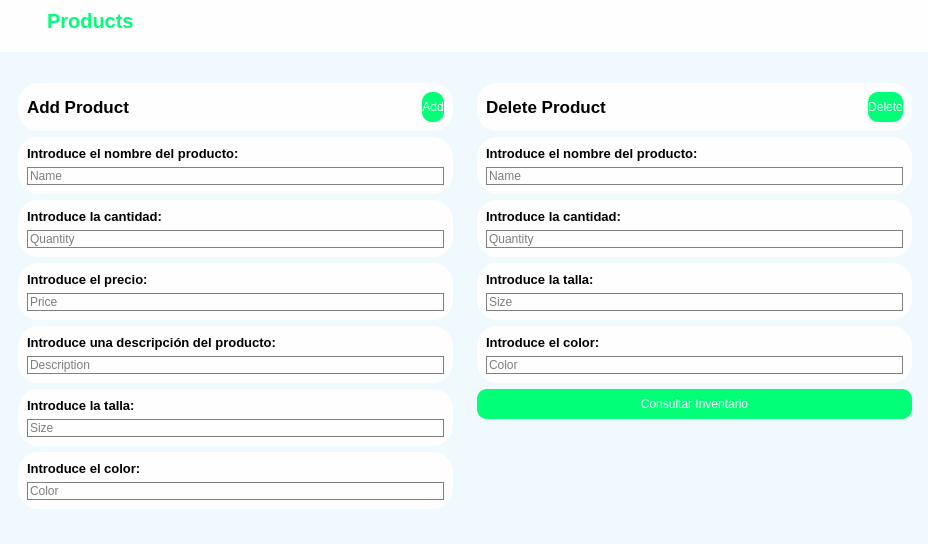
<?xml version="1.0" encoding="UTF-8"?>
<ui version="4.0">
 <class>addproducto</class>
 <widget class="QDialog" name="addproducto">
  <property name="geometry">
   <rect>
    <x>0</x>
    <y>0</y>
    <width>928</width>
    <height>544</height>
   </rect>
  </property>
  <property name="windowTitle">
   <string>Dialog</string>
  </property>
  <property name="styleSheet">
   <string notr="true">*{
color: #000;
border: none;
}
#addproducto{
background-color: #eff9fe;
}

#leftMenu{
background-color: rgb(1, 176, 83);

}
QLineEdit, QTextEdit{
background:transparent;
border: 0.5px solid grey;


}

#searchFrame{
border-radius: 10px;
border: 2px solid #01ff78;
}
#appHeader{
color:  #01ff78;
}
#card1, #card2, #card3,#card4 {
background-color: #fefeff;
border-radius: 20px;
}
#pushButton, #pushButton_7, #pushButton_9{
background-color: #01ff78;
	color: #fff;
border-radius: 10px;
}
#profileCont{
background-color: #fefeff;
border-radius: 20px;
}
#headerFrame{
background-color: #fefeff;
}
#pushButton_3{
background-color: #fefeff;
padding: 10px 5px;
text-align:left;
border-top-left-radius: 20px
}
#pushButton_4, #pushButton_5, #pushButton_6{
padding: 10px 5px;
text-align:left;

}
#frame_5, #frame, #frame_2, #frame_4 , #frame_3,  #frame_6,  #frame_7, #frame_20, #frame_21, #frame_22, #frame_23, #frame_24, #frame_25, #frame_19{
background-color: #fefeff;
border-radius: 20px;
}</string>
  </property>
  <widget class="QWidget" name="leftMenu" native="true">
   <property name="enabled">
    <bool>true</bool>
   </property>
   <property name="geometry">
    <rect>
     <x>1031</x>
     <y>0</y>
     <width>220</width>
     <height>549</height>
    </rect>
   </property>
   <layout class="QVBoxLayout" name="verticalLayout_8">
    <property name="spacing">
     <number>0</number>
    </property>
    <property name="sizeConstraint">
     <enum>QLayout::SetDefaultConstraint</enum>
    </property>
    <property name="leftMargin">
     <number>15</number>
    </property>
    <property name="topMargin">
     <number>0</number>
    </property>
    <property name="rightMargin">
     <number>0</number>
    </property>
    <property name="bottomMargin">
     <number>0</number>
    </property>
    <item>
     <widget class="QFrame" name="frame_10">
      <property name="sizePolicy">
       <sizepolicy hsizetype="Preferred" vsizetype="Minimum">
        <horstretch>0</horstretch>
        <verstretch>0</verstretch>
       </sizepolicy>
      </property>
      <property name="frameShape">
       <enum>QFrame::StyledPanel</enum>
      </property>
      <property name="frameShadow">
       <enum>QFrame::Raised</enum>
      </property>
      <layout class="QVBoxLayout" name="verticalLayout_9">
       <property name="spacing">
        <number>0</number>
       </property>
       <property name="leftMargin">
        <number>0</number>
       </property>
       <property name="topMargin">
        <number>0</number>
       </property>
       <property name="rightMargin">
        <number>0</number>
       </property>
       <property name="bottomMargin">
        <number>0</number>
       </property>
       <item alignment="Qt::AlignTop">
        <widget class="QLabel" name="label_28">
         <property name="font">
          <font>
           <pointsize>15</pointsize>
           <bold>true</bold>
          </font>
         </property>
         <property name="text">
          <string>Learn Programming</string>
         </property>
        </widget>
       </item>
       <item>
        <widget class="QFrame" name="frame_9">
         <property name="sizePolicy">
          <sizepolicy hsizetype="Preferred" vsizetype="Expanding">
           <horstretch>0</horstretch>
           <verstretch>0</verstretch>
          </sizepolicy>
         </property>
         <property name="frameShape">
          <enum>QFrame::StyledPanel</enum>
         </property>
         <property name="frameShadow">
          <enum>QFrame::Raised</enum>
         </property>
         <layout class="QVBoxLayout" name="verticalLayout_11">
          <property name="spacing">
           <number>0</number>
          </property>
          <property name="leftMargin">
           <number>0</number>
          </property>
          <property name="topMargin">
           <number>0</number>
          </property>
          <property name="rightMargin">
           <number>0</number>
          </property>
          <property name="bottomMargin">
           <number>0</number>
          </property>
          <item alignment="Qt::AlignTop">
           <widget class="QFrame" name="frame_11">
            <property name="sizePolicy">
             <sizepolicy hsizetype="Preferred" vsizetype="Preferred">
              <horstretch>0</horstretch>
              <verstretch>0</verstretch>
             </sizepolicy>
            </property>
            <property name="frameShape">
             <enum>QFrame::StyledPanel</enum>
            </property>
            <property name="frameShadow">
             <enum>QFrame::Raised</enum>
            </property>
            <layout class="QVBoxLayout" name="verticalLayout_10">
             <property name="spacing">
              <number>10</number>
             </property>
             <property name="leftMargin">
              <number>0</number>
             </property>
             <property name="topMargin">
              <number>0</number>
             </property>
             <property name="rightMargin">
              <number>0</number>
             </property>
             <property name="bottomMargin">
              <number>0</number>
             </property>
             <item>
              <widget class="QPushButton" name="pushButton_4">
               <property name="text">
                <string>Home</string>
               </property>
               <property name="icon">
                <iconset resource="../../Recursos.qrc">
                 <normaloff>:/whiteicons/icons/whiteicons/home.svg</normaloff>:/whiteicons/icons/whiteicons/home.svg</iconset>
               </property>
               <property name="iconSize">
                <size>
                 <width>24</width>
                 <height>24</height>
                </size>
               </property>
              </widget>
             </item>
             <item>
              <widget class="QPushButton" name="pushButton_3">
               <property name="text">
                <string>Products</string>
               </property>
               <property name="icon">
                <iconset resource="../../Recursos.qrc">
                 <normaloff>:/greenicons/icons/greenicons/grid.svg</normaloff>:/greenicons/icons/greenicons/grid.svg</iconset>
               </property>
               <property name="iconSize">
                <size>
                 <width>24</width>
                 <height>24</height>
                </size>
               </property>
              </widget>
             </item>
             <item>
              <widget class="QPushButton" name="pushButton_6">
               <property name="text">
                <string>Events</string>
               </property>
               <property name="icon">
                <iconset resource="../../Recursos.qrc">
                 <normaloff>:/whiteicons/icons/whiteicons/calendar.svg</normaloff>:/whiteicons/icons/whiteicons/calendar.svg</iconset>
               </property>
               <property name="iconSize">
                <size>
                 <width>24</width>
                 <height>24</height>
                </size>
               </property>
              </widget>
             </item>
             <item>
              <widget class="QPushButton" name="pushButton_5">
               <property name="text">
                <string>Clients</string>
               </property>
               <property name="icon">
                <iconset resource="../../Recursos.qrc">
                 <normaloff>:/whiteicons/icons/whiteicons/users.svg</normaloff>:/whiteicons/icons/whiteicons/users.svg</iconset>
               </property>
               <property name="iconSize">
                <size>
                 <width>24</width>
                 <height>24</height>
                </size>
               </property>
              </widget>
             </item>
            </layout>
           </widget>
          </item>
         </layout>
        </widget>
       </item>
      </layout>
     </widget>
    </item>
   </layout>
  </widget>
  <widget class="QWidget" name="mainBody" native="true">
   <property name="geometry">
    <rect>
     <x>0</x>
     <y>0</y>
     <width>930</width>
     <height>540</height>
    </rect>
   </property>
   <layout class="QVBoxLayout" name="verticalLayout">
    <property name="spacing">
     <number>13</number>
    </property>
    <property name="leftMargin">
     <number>0</number>
    </property>
    <property name="topMargin">
     <number>0</number>
    </property>
    <property name="rightMargin">
     <number>0</number>
    </property>
    <property name="bottomMargin">
     <number>0</number>
    </property>
    <item alignment="Qt::AlignTop">
     <widget class="QWidget" name="headerFrame" native="true">
      <layout class="QHBoxLayout" name="horizontalLayout">
       <property name="spacing">
        <number>0</number>
       </property>
       <property name="leftMargin">
        <number>0</number>
       </property>
       <property name="topMargin">
        <number>0</number>
       </property>
       <property name="rightMargin">
        <number>0</number>
       </property>
       <property name="bottomMargin">
        <number>10</number>
       </property>
       <item alignment="Qt::AlignLeft">
        <widget class="QWidget" name="widget" native="true">
         <layout class="QHBoxLayout" name="horizontalLayout_5">
          <item>
           <widget class="QPushButton" name="menuBtn">
            <property name="text">
             <string/>
            </property>
            <property name="icon">
             <iconset resource="../../Recursos.qrc">
              <normaloff>:/greenicons/icons/greenicons/menu.svg</normaloff>:/greenicons/icons/greenicons/menu.svg</iconset>
            </property>
           </widget>
          </item>
          <item>
           <widget class="QLabel" name="appHeader">
            <property name="font">
             <font>
              <pointsize>15</pointsize>
              <bold>true</bold>
             </font>
            </property>
            <property name="text">
             <string>Products</string>
            </property>
           </widget>
          </item>
         </layout>
        </widget>
       </item>
       <item alignment="Qt::AlignRight">
        <widget class="QWidget" name="widget_3" native="true">
         <layout class="QHBoxLayout" name="horizontalLayout_4">
          <property name="spacing">
           <number>0</number>
          </property>
          <property name="leftMargin">
           <number>0</number>
          </property>
          <property name="topMargin">
           <number>0</number>
          </property>
          <property name="rightMargin">
           <number>0</number>
          </property>
          <property name="bottomMargin">
           <number>0</number>
          </property>
          <item>
           <widget class="QPushButton" name="accountBtn">
            <property name="text">
             <string/>
            </property>
            <property name="icon">
             <iconset resource="../../Recursos.qrc">
              <normaloff>:/greenicons/icons/greenicons/user.svg</normaloff>:/greenicons/icons/greenicons/user.svg</iconset>
            </property>
            <property name="iconSize">
             <size>
              <width>32</width>
              <height>32</height>
             </size>
            </property>
           </widget>
          </item>
         </layout>
        </widget>
       </item>
      </layout>
     </widget>
    </item>
    <item>
     <widget class="QWidget" name="mainFrame" native="true">
      <property name="sizePolicy">
       <sizepolicy hsizetype="Preferred" vsizetype="Expanding">
        <horstretch>0</horstretch>
        <verstretch>0</verstretch>
       </sizepolicy>
      </property>
      <layout class="QHBoxLayout" name="horizontalLayout_11">
       <item alignment="Qt::AlignTop">
        <widget class="QWidget" name="widget_4" native="true">
         <layout class="QVBoxLayout" name="verticalLayout_6">
          <item alignment="Qt::AlignTop">
           <widget class="QFrame" name="frame_5">
            <property name="frameShape">
             <enum>QFrame::StyledPanel</enum>
            </property>
            <property name="frameShadow">
             <enum>QFrame::Raised</enum>
            </property>
            <layout class="QHBoxLayout" name="horizontalLayout_12">
             <item alignment="Qt::AlignLeft">
              <widget class="QLabel" name="label_14">
               <property name="font">
                <font>
                 <pointsize>13</pointsize>
                 <bold>true</bold>
                </font>
               </property>
               <property name="text">
                <string>Add Product</string>
               </property>
              </widget>
             </item>
             <item alignment="Qt::AlignRight">
              <widget class="QPushButton" name="pushButton">
               <property name="minimumSize">
                <size>
                 <width>0</width>
                 <height>30</height>
                </size>
               </property>
               <property name="text">
                <string>Add</string>
               </property>
               <property name="icon">
                <iconset resource="../../Recursos.qrc">
                 <normaloff>:/whiteicons/icons/whiteicons/arrow-right.svg</normaloff>:/whiteicons/icons/whiteicons/arrow-right.svg</iconset>
               </property>
               <property name="iconSize">
                <size>
                 <width>24</width>
                 <height>24</height>
                </size>
               </property>
              </widget>
             </item>
            </layout>
           </widget>
          </item>
          <item>
           <layout class="QVBoxLayout" name="verticalLayout_2">
            <item>
             <widget class="QFrame" name="frame_6">
              <property name="frameShape">
               <enum>QFrame::StyledPanel</enum>
              </property>
              <property name="frameShadow">
               <enum>QFrame::Raised</enum>
              </property>
              <layout class="QVBoxLayout" name="verticalLayout_18">
               <item>
                <widget class="QLabel" name="label_9">
                 <property name="font">
                  <font>
                   <pointsize>10</pointsize>
                   <bold>true</bold>
                  </font>
                 </property>
                 <property name="text">
                  <string>Introduce el nombre del producto:</string>
                 </property>
                </widget>
               </item>
               <item>
                <widget class="QLineEdit" name="lineEdit_10">
                 <property name="sizePolicy">
                  <sizepolicy hsizetype="Expanding" vsizetype="Preferred">
                   <horstretch>0</horstretch>
                   <verstretch>0</verstretch>
                  </sizepolicy>
                 </property>
                 <property name="placeholderText">
                  <string>Name</string>
                 </property>
                </widget>
               </item>
              </layout>
             </widget>
            </item>
            <item>
             <widget class="QFrame" name="frame_7">
              <property name="frameShape">
               <enum>QFrame::StyledPanel</enum>
              </property>
              <property name="frameShadow">
               <enum>QFrame::Raised</enum>
              </property>
              <layout class="QVBoxLayout" name="verticalLayout_19">
               <item>
                <widget class="QLabel" name="label_10">
                 <property name="font">
                  <font>
                   <pointsize>10</pointsize>
                   <bold>true</bold>
                  </font>
                 </property>
                 <property name="text">
                  <string>Introduce la cantidad:</string>
                 </property>
                </widget>
               </item>
               <item>
                <widget class="QLineEdit" name="lineEdit_11">
                 <property name="placeholderText">
                  <string>Quantity</string>
                 </property>
                </widget>
               </item>
              </layout>
             </widget>
            </item>
            <item>
             <widget class="QFrame" name="frame_4">
              <property name="frameShape">
               <enum>QFrame::StyledPanel</enum>
              </property>
              <property name="frameShadow">
               <enum>QFrame::Raised</enum>
              </property>
              <layout class="QVBoxLayout" name="verticalLayout_17">
               <item>
                <widget class="QLabel" name="label_7">
                 <property name="font">
                  <font>
                   <pointsize>10</pointsize>
                   <bold>true</bold>
                  </font>
                 </property>
                 <property name="text">
                  <string>Introduce el precio:</string>
                 </property>
                </widget>
               </item>
               <item>
                <widget class="QLineEdit" name="lineEdit_7">
                 <property name="placeholderText">
                  <string>Price</string>
                 </property>
                </widget>
               </item>
              </layout>
             </widget>
            </item>
            <item>
             <widget class="QFrame" name="frame_3">
              <property name="frameShape">
               <enum>QFrame::StyledPanel</enum>
              </property>
              <property name="frameShadow">
               <enum>QFrame::Raised</enum>
              </property>
              <layout class="QVBoxLayout" name="verticalLayout_7">
               <item>
                <widget class="QLabel" name="label_3">
                 <property name="font">
                  <font>
                   <pointsize>10</pointsize>
                   <bold>true</bold>
                  </font>
                 </property>
                 <property name="text">
                  <string>Introduce una descripción del producto: </string>
                 </property>
                </widget>
               </item>
               <item>
                <widget class="QLineEdit" name="lineEdit_12">
                 <property name="placeholderText">
                  <string>Description</string>
                 </property>
                </widget>
               </item>
              </layout>
             </widget>
            </item>
            <item>
             <widget class="QFrame" name="frame_2">
              <property name="frameShape">
               <enum>QFrame::StyledPanel</enum>
              </property>
              <property name="frameShadow">
               <enum>QFrame::Raised</enum>
              </property>
              <layout class="QVBoxLayout" name="verticalLayout_5">
               <item>
                <widget class="QLabel" name="label_8">
                 <property name="font">
                  <font>
                   <pointsize>10</pointsize>
                   <bold>true</bold>
                  </font>
                 </property>
                 <property name="text">
                  <string>Introduce la talla:</string>
                 </property>
                </widget>
               </item>
               <item>
                <widget class="QLineEdit" name="lineEdit_9">
                 <property name="placeholderText">
                  <string>Size</string>
                 </property>
                </widget>
               </item>
              </layout>
             </widget>
            </item>
            <item>
             <widget class="QFrame" name="frame">
              <property name="frameShape">
               <enum>QFrame::StyledPanel</enum>
              </property>
              <property name="frameShadow">
               <enum>QFrame::Raised</enum>
              </property>
              <layout class="QVBoxLayout" name="verticalLayout_3">
               <item>
                <widget class="QLabel" name="label">
                 <property name="font">
                  <font>
                   <pointsize>10</pointsize>
                   <bold>true</bold>
                  </font>
                 </property>
                 <property name="text">
                  <string>Introduce el color:</string>
                 </property>
                </widget>
               </item>
               <item>
                <widget class="QLineEdit" name="lineEdit_2">
                 <property name="maximumSize">
                  <size>
                   <width>874</width>
                   <height>16777215</height>
                  </size>
                 </property>
                 <property name="placeholderText">
                  <string>Color</string>
                 </property>
                </widget>
               </item>
              </layout>
             </widget>
            </item>
           </layout>
          </item>
         </layout>
        </widget>
       </item>
       <item alignment="Qt::AlignTop">
        <widget class="QWidget" name="widget_5" native="true">
         <layout class="QVBoxLayout" name="verticalLayout_28">
          <item alignment="Qt::AlignTop">
           <widget class="QFrame" name="frame_19">
            <property name="frameShape">
             <enum>QFrame::StyledPanel</enum>
            </property>
            <property name="frameShadow">
             <enum>QFrame::Raised</enum>
            </property>
            <layout class="QHBoxLayout" name="horizontalLayout_14">
             <item alignment="Qt::AlignLeft">
              <widget class="QLabel" name="label_19">
               <property name="font">
                <font>
                 <pointsize>13</pointsize>
                 <bold>true</bold>
                </font>
               </property>
               <property name="text">
                <string>Delete Product</string>
               </property>
              </widget>
             </item>
             <item alignment="Qt::AlignRight">
              <widget class="QPushButton" name="pushButton_7">
               <property name="minimumSize">
                <size>
                 <width>0</width>
                 <height>30</height>
                </size>
               </property>
               <property name="text">
                <string>Delete</string>
               </property>
               <property name="icon">
                <iconset resource="../../Recursos.qrc">
                 <normaloff>:/whiteicons/icons/whiteicons/arrow-right.svg</normaloff>:/whiteicons/icons/whiteicons/arrow-right.svg</iconset>
               </property>
               <property name="iconSize">
                <size>
                 <width>24</width>
                 <height>24</height>
                </size>
               </property>
              </widget>
             </item>
            </layout>
           </widget>
          </item>
          <item>
           <layout class="QVBoxLayout" name="verticalLayout_29">
            <item>
             <widget class="QFrame" name="frame_20">
              <property name="frameShape">
               <enum>QFrame::StyledPanel</enum>
              </property>
              <property name="frameShadow">
               <enum>QFrame::Raised</enum>
              </property>
              <layout class="QVBoxLayout" name="verticalLayout_30">
               <item>
                <widget class="QLabel" name="label_20">
                 <property name="font">
                  <font>
                   <pointsize>10</pointsize>
                   <bold>true</bold>
                  </font>
                 </property>
                 <property name="text">
                  <string>Introduce el nombre del producto:</string>
                 </property>
                </widget>
               </item>
               <item>
                <widget class="QLineEdit" name="lineEdit_18">
                 <property name="sizePolicy">
                  <sizepolicy hsizetype="Expanding" vsizetype="Preferred">
                   <horstretch>0</horstretch>
                   <verstretch>0</verstretch>
                  </sizepolicy>
                 </property>
                 <property name="placeholderText">
                  <string>Name</string>
                 </property>
                </widget>
               </item>
              </layout>
             </widget>
            </item>
            <item>
             <widget class="QFrame" name="frame_21">
              <property name="frameShape">
               <enum>QFrame::StyledPanel</enum>
              </property>
              <property name="frameShadow">
               <enum>QFrame::Raised</enum>
              </property>
              <layout class="QVBoxLayout" name="verticalLayout_31">
               <item>
                <widget class="QLabel" name="label_21">
                 <property name="font">
                  <font>
                   <pointsize>10</pointsize>
                   <bold>true</bold>
                  </font>
                 </property>
                 <property name="text">
                  <string>Introduce la cantidad:</string>
                 </property>
                </widget>
               </item>
               <item>
                <widget class="QLineEdit" name="lineEdit_19">
                 <property name="placeholderText">
                  <string>Quantity</string>
                 </property>
                </widget>
               </item>
              </layout>
             </widget>
            </item>
            <item>
             <widget class="QFrame" name="frame_24">
              <property name="frameShape">
               <enum>QFrame::StyledPanel</enum>
              </property>
              <property name="frameShadow">
               <enum>QFrame::Raised</enum>
              </property>
              <layout class="QVBoxLayout" name="verticalLayout_34">
               <item>
                <widget class="QLabel" name="label_24">
                 <property name="font">
                  <font>
                   <pointsize>10</pointsize>
                   <bold>true</bold>
                  </font>
                 </property>
                 <property name="text">
                  <string>Introduce la talla:</string>
                 </property>
                </widget>
               </item>
               <item>
                <widget class="QLineEdit" name="lineEdit_22">
                 <property name="placeholderText">
                  <string>Size</string>
                 </property>
                </widget>
               </item>
              </layout>
             </widget>
            </item>
            <item>
             <widget class="QFrame" name="frame_25">
              <property name="frameShape">
               <enum>QFrame::StyledPanel</enum>
              </property>
              <property name="frameShadow">
               <enum>QFrame::Raised</enum>
              </property>
              <layout class="QVBoxLayout" name="verticalLayout_35">
               <item>
                <widget class="QLabel" name="label_25">
                 <property name="font">
                  <font>
                   <pointsize>10</pointsize>
                   <bold>true</bold>
                  </font>
                 </property>
                 <property name="text">
                  <string>Introduce el color:</string>
                 </property>
                </widget>
               </item>
               <item>
                <widget class="QLineEdit" name="lineEdit_23">
                 <property name="maximumSize">
                  <size>
                   <width>874</width>
                   <height>16777215</height>
                  </size>
                 </property>
                 <property name="placeholderText">
                  <string>Color</string>
                 </property>
                </widget>
               </item>
              </layout>
             </widget>
            </item>
           </layout>
          </item>
          <item>
           <widget class="QPushButton" name="pushButton_9">
            <property name="minimumSize">
             <size>
              <width>0</width>
              <height>30</height>
             </size>
            </property>
            <property name="text">
             <string>Consultar Inventario</string>
            </property>
            <property name="icon">
             <iconset resource="../../Recursos.qrc">
              <normaloff>:/whiteicons/icons/whiteicons/database.svg</normaloff>:/whiteicons/icons/whiteicons/database.svg</iconset>
            </property>
            <property name="iconSize">
             <size>
              <width>24</width>
              <height>24</height>
             </size>
            </property>
           </widget>
          </item>
         </layout>
        </widget>
       </item>
      </layout>
     </widget>
    </item>
   </layout>
  </widget>
  <widget class="QWidget" name="profileCont" native="true">
   <property name="geometry">
    <rect>
     <x>930</x>
     <y>0</y>
     <width>100</width>
     <height>147</height>
    </rect>
   </property>
   <property name="maximumSize">
    <size>
     <width>100</width>
     <height>16777215</height>
    </size>
   </property>
   <layout class="QVBoxLayout" name="verticalLayout_12">
    <property name="spacing">
     <number>0</number>
    </property>
    <property name="leftMargin">
     <number>0</number>
    </property>
    <property name="topMargin">
     <number>0</number>
    </property>
    <property name="rightMargin">
     <number>0</number>
    </property>
    <property name="bottomMargin">
     <number>0</number>
    </property>
    <item alignment="Qt::AlignTop">
     <widget class="QFrame" name="frame_12">
      <property name="frameShape">
       <enum>QFrame::StyledPanel</enum>
      </property>
      <property name="frameShadow">
       <enum>QFrame::Raised</enum>
      </property>
      <layout class="QVBoxLayout" name="verticalLayout_13">
       <property name="spacing">
        <number>6</number>
       </property>
       <property name="leftMargin">
        <number>0</number>
       </property>
       <property name="topMargin">
        <number>0</number>
       </property>
       <property name="rightMargin">
        <number>0</number>
       </property>
       <property name="bottomMargin">
        <number>0</number>
       </property>
       <item alignment="Qt::AlignTop">
        <widget class="QLabel" name="label_29">
         <property name="font">
          <font>
           <pointsize>12</pointsize>
           <bold>true</bold>
          </font>
         </property>
         <property name="text">
          <string>STDEvents</string>
         </property>
         <property name="alignment">
          <set>Qt::AlignCenter</set>
         </property>
        </widget>
       </item>
       <item alignment="Qt::AlignTop">
        <widget class="QLabel" name="label_34">
         <property name="text">
          <string>Admin</string>
         </property>
         <property name="alignment">
          <set>Qt::AlignCenter</set>
         </property>
        </widget>
       </item>
       <item alignment="Qt::AlignHCenter|Qt::AlignTop">
        <widget class="QLabel" name="label_33">
         <property name="maximumSize">
          <size>
           <width>50</width>
           <height>50</height>
          </size>
         </property>
         <property name="text">
          <string/>
         </property>
         <property name="pixmap">
          <pixmap resource="../../Recursos.qrc">:/Files/imagenes/Captura de pantalla 2024-01-02 172038.jpg</pixmap>
         </property>
         <property name="scaledContents">
          <bool>true</bool>
         </property>
         <property name="alignment">
          <set>Qt::AlignCenter</set>
         </property>
        </widget>
       </item>
       <item>
        <widget class="QPushButton" name="pushButton_8">
         <property name="minimumSize">
          <size>
           <width>0</width>
           <height>20</height>
          </size>
         </property>
         <property name="text">
          <string>Logout</string>
         </property>
         <property name="icon">
          <iconset resource="../../Recursos.qrc">
           <normaloff>:/greenicons/icons/greenicons/log-out.svg</normaloff>:/greenicons/icons/greenicons/log-out.svg</iconset>
         </property>
        </widget>
       </item>
      </layout>
     </widget>
    </item>
   </layout>
  </widget>
 </widget>
 <resources>
  <include location="../../Recursos.qrc"/>
 </resources>
 <connections/>
</ui>
